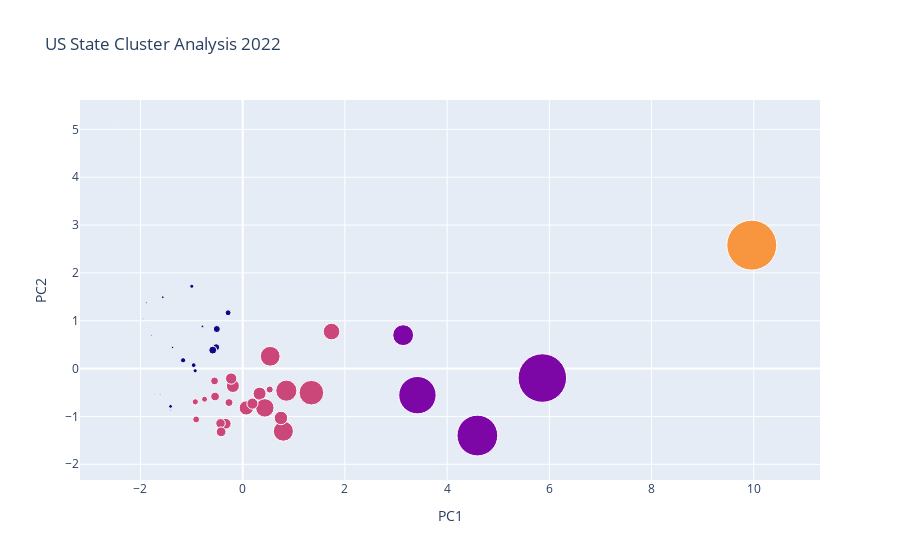

Notebook cell for this chart:
### Markdown cell above
#### 2022

### Code cell
warnings.filterwarnings('ignore')

clusterdf22, Z22, silhoutte22, ari22 = mda.cluster_algorithm(df22_processed, "KMeans")

fig22 = go.Figure(
    data=go.Scatter(
        x=clusterdf22["PC1"].values,
        y=clusterdf22["PC2"].values,
        text=clusterdf22.index,
        mode='markers',
        marker=go.Marker(
            size=df22_processed["deaths"],
            sizemode='diameter',
            sizeref=df22_processed["deaths"].max()/50,
            opacity=1,
            color=Z22
        )
    )
)

fig22.update_layout(
    go.Layout(
        title='US State Cluster Analysis 2022',
        xaxis=go.XAxis(title="PC1", showgrid=True, zeroline=True, showticklabels=True),
        yaxis=go.YAxis(title="PC2", showgrid=True, zeroline=True, showticklabels=True),
        hovermode='closest'
    )
)

fig22.show()

### Figure 1 — Plotly figure (JSON) as saved in the notebook; plotly's stock layout.template omitted (floating-point values rounded to 4 significant figures)
{"data": [{"marker": {"color": [2, 4, 2, 2, 3, 0, 2, 0, 1, 2, 0, 1, 2, 0, 0, 2, 2, 0, 2, 2, 2, 0, 2, 2, 0, 0, 0, 0, 2, 0, 1, 2, 0, 2, 2, 0, 2, 0, 2, 0, 2, 1, 0, 0, 2, 2, 0, 0, 0], "opacity": 1, "size": [19649, 1246, 30259, 11446, 91231, 12717, 10926, 2939, 74374, 36674, 4942, 38090, 23681, 9572, 8802, 15909, 17315, 2343, 14555, 23751, 36218, 12896, 12465, 20620, 3385, 4240, 10829, 2524, 33619, 7686, 68165, 24637, 2323, 38590, 14419, 7591, 44923, 3562, 17869, 2919, 26099, 88519, 4765, 654, 20340, 12914, 6918, 14531, 1820], "sizemode": "diameter", "sizeref": 1825.0}, "mode": "markers", "text": ["Alabama", "Alaska", "Arizona", "Arkansas", "California", "Colorado", "Connecticut", "Delaware", "Florida", "Georgia", "Idaho", "Illinois", "Indiana", "Iowa", "Kansas", "Kentucky", "Louisiana", "Maine", "Maryland", "Massachusetts", "Michigan", "Minnesota", "Mississippi", "Missouri", "Montana", "Nebraska", "Nevada", "New Hampshire", "New Jersey", "New Mexico", "New York", "North Carolina", "North Dakota", "Ohio", "Oklahoma", "Oregon", "Pennsylvania", "Rhode Island", "South Carolina", "South Dakota", "Tennessee", "Texas", "Utah", "Vermont", "Virginia", "Washington", "West Virginia", "Wisconsin", "Wyoming"], "type": "scatter", "x": [-0.3317, -2.401, 1.738, -0.9271, 9.961, -0.5187, -0.7461, -1.407, 4.592, 0.7958, -1.563, 3.14, -0.1918, -1.166, -0.9592, -0.5402, -0.4338, -1.72, -0.2677, 0.3303, 0.5385, -0.5067, -0.9104, -0.2253, -1.887, -1.372, -0.2854, -1.615, 0.4334, -0.9302, 3.419, 0.7487, -1.944, 0.8543, -0.5507, -0.9954, 1.344, -1.412, -0.4219, -1.789, 0.07034, 5.863, -0.788, -1.88, 0.1906, 0.5285, -1.411, -0.5856, -1.865], "y": [-1.152, 5.154, 0.7741, -0.6947, 2.58, 0.4467, -0.6396, -0.8708, -1.399, -1.308, 1.492, 0.6988, -0.3634, 0.1742, 0.07168, -0.5833, -1.144, -0.5389, -0.7096, -0.5235, 0.2571, 0.8268, -1.063, -0.2084, 1.375, 0.4431, 1.167, -0.5413, -0.8209, -0.046, -0.5552, -1.032, 1.043, -0.4617, -0.258, 1.722, -0.5034, -0.7679, -1.322, 0.6943, -0.8221, -0.1972, 0.882, -0.5678, -0.7321, -0.4381, -0.7896, 0.3863, 0.8663]}], "layout": {"hovermode": "closest", "title": {"text": "US State Cluster Analysis 2022"}, "xaxis": {"showgrid": true, "showticklabels": true, "title": {"text": "PC1"}, "zeroline": true}, "yaxis": {"showgrid": true, "showticklabels": true, "title": {"text": "PC2"}, "zeroline": true}}}
